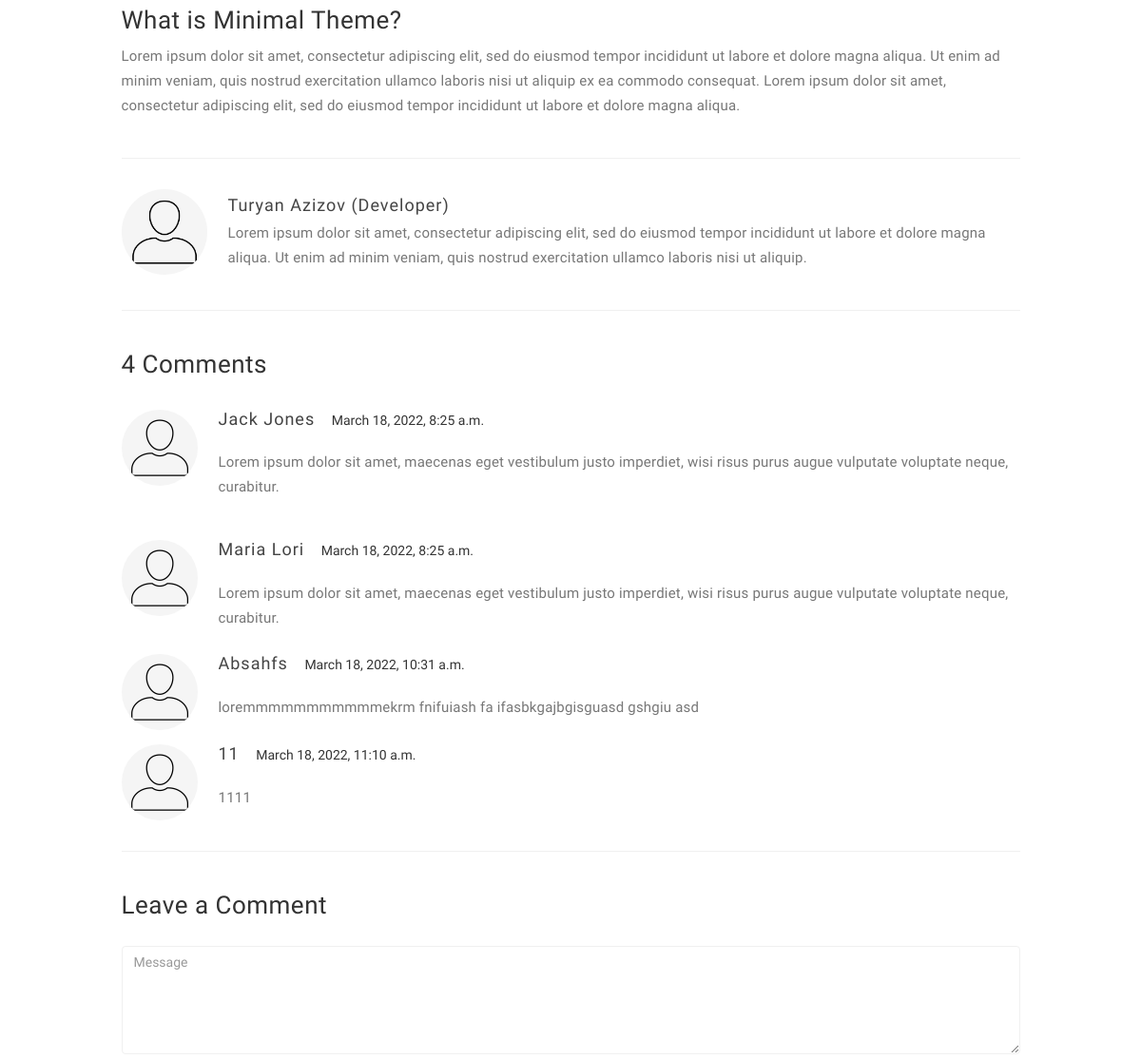
/blog/Turyan Azizov (middle part), run on an earlier commit of the app's database.
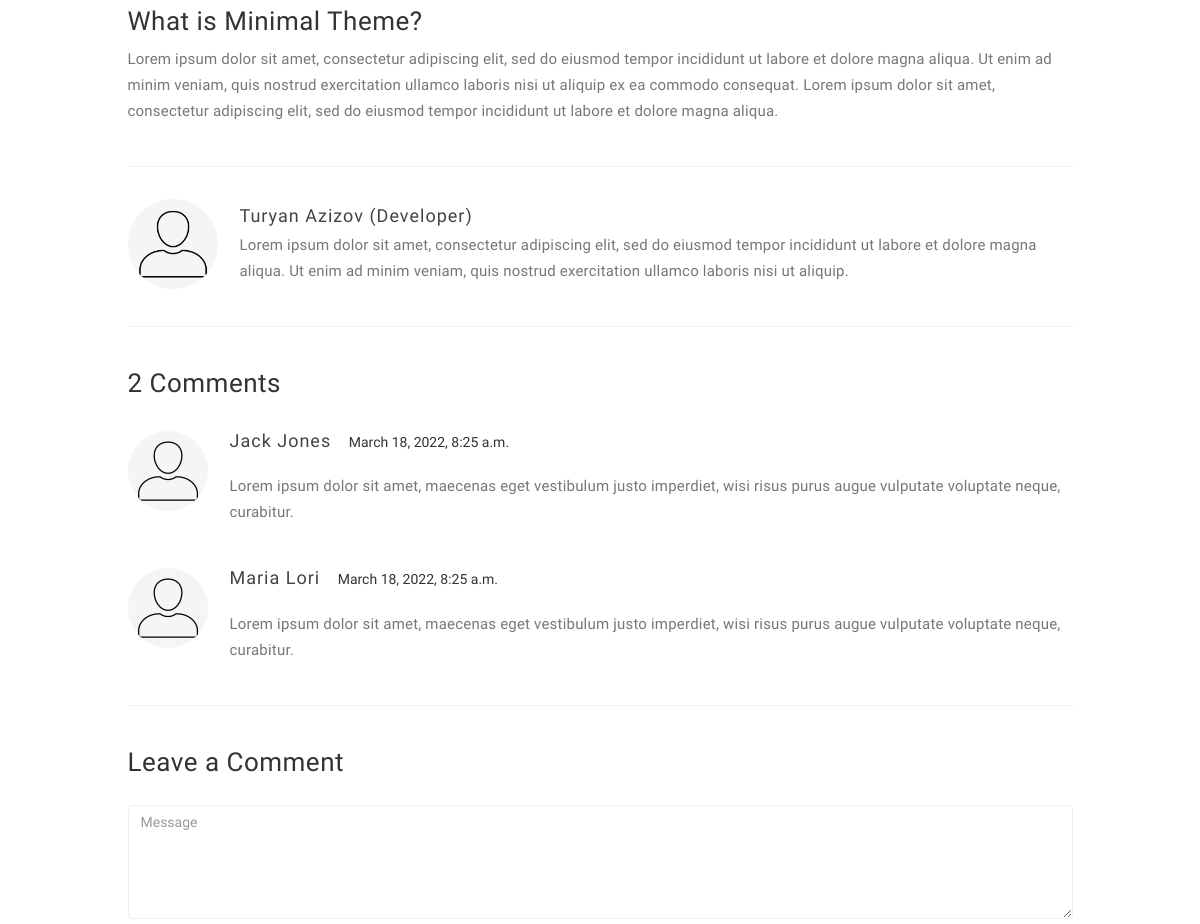
And on a later commit of the database.
### blog/models.py (models this page shows, shortened)
class Comment(models.Model):
    STATUS_CHOICES = (
        ('Approve', 'Approve'),
        ('Reject', 'Reject'),
    )
    blog = models.ForeignKey(Blog,on_delete=models.CASCADE,blank=True,null=True,related_name='koments')
    status = models.CharField(max_length=50,choices=STATUS_CHOICES)
    text=models.TextField(blank=False,null=False)
    name=models.CharField(max_length=100,blank=False,null=False)
    email=models.EmailField(blank=False,null=False)
    date = models.DateTimeField(auto_now_add=True)

### blog/views.py (the view, shortened to what this page needs)
# urls.py: path('<str:name>',single_post,name='single-post')
def single_post(request, name):
    blog = Blog.objects.all().filter(creator_name=name).first()
    comments = Blog.objects.all().filter(creator_name=name).first().koments.filter(status='Approve')
    context = {
        'blog': blog,
        'comments': comments
    }
    return render(request, 'blog/single-post.html', context=context)

### templates/Blog/single-post.html (shortened to what this page needs)
{% extends 'base/base.html' %}
{% load static %}
{% block content %}
<section id="blog-single-post">
     <div class="container">
          <div class="row">
               <div class="col-md-offset-1 col-md-10 col-sm-12">
                    <div class="blog-single-post-thumb">
                         <div class="blog-post-des">
                              <h3>{{blog.second_title}}</h3>
                              <p>{{blog.second_content}}</p>
                         </div>
                         <div class="blog-author">
                              <div class="media">
                                   <div class="media-object pull-left">
                                        <img src="{{ blog.creator_img.url }}" class="img-circle img-responsive" alt="blog">
                                   </div>
                                   <div class="media-body">
                                        <h3 class="media-heading"><a href="#">{{blog.creator_name}} ({{blog.creator_job}})</a></h3>
                                        <p>{{blog.creator_bio}}</p>
                                   </div>
                              </div>
                         </div>
                         <div class="blog-comment">
                              <h3>{{comments|length}} Comments</h3>
                              {% for comment in comments %}
                                   <div class="media">
                                        <div class="media-object pull-left">
                                             <img src="{% static 'images/pngtree-profile-line-black-icon-png-image_691051.jpg' %}" class="img-responsive img-circle" alt="Blog Image">
                                        </div>
                                        <div class="media-body">
                                             <h3 class="media-heading">{{comment.name}}</h3>
                                             <span>{{comment.date}}</span>
                                             <p>{{comment.text}}</p>
                                        </div>
                                   </div>
                              {% endfor %}
                         </div>
                         <div class="blog-comment-form">
                              <h3>Leave a Comment</h3>
                                   <form action="" method="POST">
                                        <textarea class="form-control" placeholder="Message" rows="5" name="text"></textarea>
                                   </form>
                         </div>
                    </div>
          </div>
     </div>
</section>
{% endblock %}

What changed in the data, as far as the page shows it:
removed Comment: name "Absahfs", date "March 18, 2022, 10:31 a.m.", text "loremmmmmmmmmmmekrm fnifuiash fa ifasbkgajbgisguasd gshgiu asd"
removed Comment: name "11", date "March 18, 2022, 11:10 a.m.", text "1111"
Also different on the page:
{{ comments|length }}: "4" → "2"
